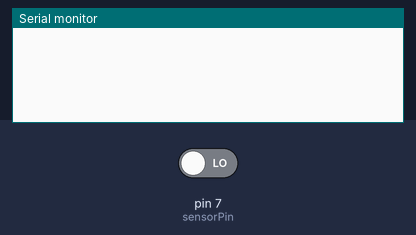
The sketch below on a simulated Arduino Uno, built with avr-gcc and run on an emulated ATmega328P. On the bench: the last lines printed to the serial monitor. The test bench sets the inputs (shaded band); at power-on: pin 7 (sensorPin) LOW.

Above: at 3.2 s.
3.3 s: pin 7 (sensorPin) driven HIGH
At 3.7 s:
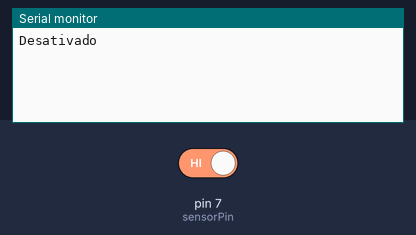
4.8 s: pin 7 (sensorPin) driven LOW
At 6.1 s:
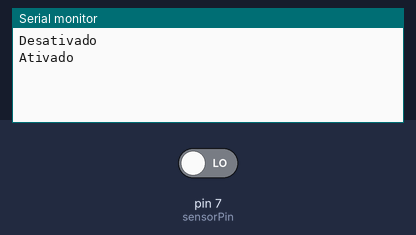

Measured:
- after the input at 3.3 s, the serial monitor: prints a new line at once (image 1)
- after the input at 4.8 s, the serial monitor: prints a new line at once (image 2)

The sketch:

arq_arduino_sensor.ino
```cpp
#define sensorPin 7
bool ativado = false;
void setup() {
  // put your setup code here, to run once:
  pinMode(sensorPin, INPUT);
  Serial.begin(9600);
  delay(2000);
}

void loop() {
  // put your main code here, to run repeatedly:
  bool sensor = digitalRead(sensorPin);
  if(sensor != ativado){
    if(ativado == true){
      Serial.println("Ativado");
    }else{
      Serial.println("Desativado");
    }

    ativado = sensor;
  }

}
```
